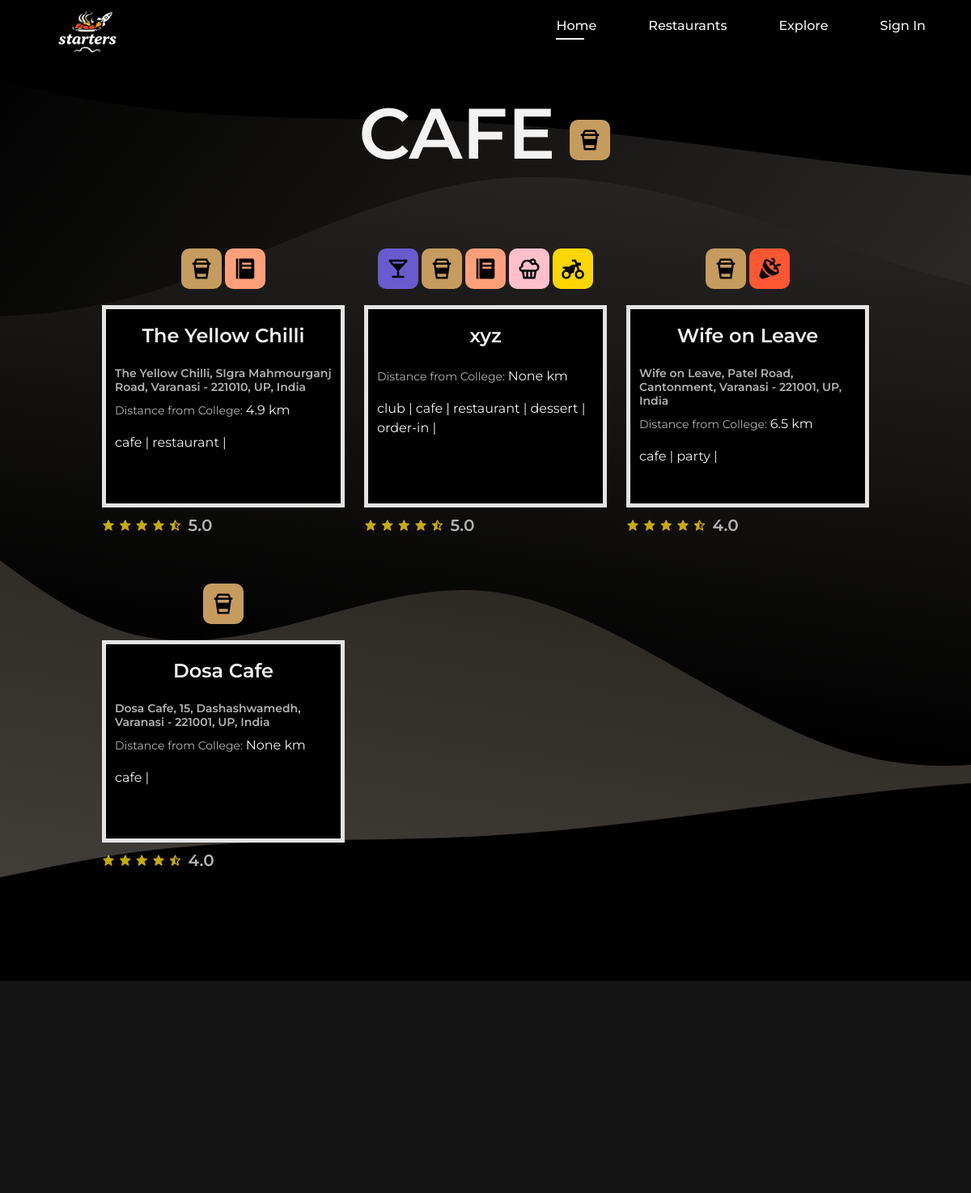
The page /tag/cafe/ on the database its author committed.
### rest/models.py (models this page shows, shortened)
class Tag(models.Model):
    name=models.CharField(max_length=50,unique=True)

class Restaurant(models.Model):
    name = models.CharField(max_length=255)
    address = models.TextField(blank=True)
    rating = models.DecimalField(max_digits=2, decimal_places=1, null=True, blank=True)  # Rating can be 1 to 5
    distance = models.DecimalField(max_digits=5, decimal_places=1, null=True, blank=True)
    latitude = models.FloatField(null=True, blank=True)  # Latitude from Geoapify API
    longitude = models.FloatField(null=True, blank=True)  # Longitude from Geoapify API
    main_image = models.ImageField(upload_to='restaurant_images',blank=True,null=True)
    description = models.TextField(blank=True, null=True) # Description about the restaurant
    date_posted=models.DateTimeField(default=timezone.now)
    posted_by=models.ForeignKey(settings.AUTH_USER_MODEL,on_delete=models.SET_DEFAULT,default=1)
    tags = models.ManyToManyField('Tag', related_name='restaurants', blank=True)

### rest/views.py (the view)
# urls.py: path('tag/<str:tag_name>/', views.restaurants_by_tag, name='restaurants_by_tag'),
def restaurants_by_tag(request, tag_name):
    tag = get_object_or_404(Tag, name=tag_name)
    restaurants = tag.restaurants.all()
    context = {
        'tag': tag,
        'restaurants': restaurants
    }
    return render(request, 'rest/restaurants_by_tag.html', context)

### templates/rest/restaurants_by_tag.html (shortened to what this page needs)
{% extends 'partials/base.html'%}
{% load static %}
{% block content %}
<section class="rest section" id="rest">
  <div class="rest_container container grid">
    <div class="by_tag">
      <h1 class="rest_title">
        {{tag.name|upper}}
      </h1>
        <img src="{% static 'assets/images/' %}/{{ tag.name }}.svg" class="rest-icon {{tag.name}}">
    </div>
    <div class="rest_cards grid">
      {% for restaurant in restaurants %}
      <article class="rest_card">
        <div class="rest-icons">                  {% for tag in restaurant.tags.all %}
          <img src="{% static 'assets/images/' %}/{{ tag.name }}.svg" class="rest-icon {{tag.name}}">
        {% endfor %}</div>
          <div class="rest_info_main">
            <a href="{% url 'rest:restaurant_detail' restaurant.id %}">
              <h2 class="rest_card-name">{{ restaurant.name }}</h2>
            <h3 class="rest_card-address">{{ restaurant.address }}</h3>
            <p class="rest_card-distance">Distance from College: <span>{{ restaurant.distance }} km</span></p>
            <ul class="rest_tags">
              {% for tag in restaurant.tags.all %}
                  <li>{{ tag.name }} | </li>
              {% endfor %}
          </ul>
            </a></div>
            <div class="rest_rating">
              <div class="stars">
                <i class='bx bxs-star' ></i>
                <i class='bx bxs-star' ></i>
                <i class='bx bxs-star' ></i>
                <i class='bx bxs-star' ></i>
                <i class='bx bxs-star-half' ></i>
              </div>
            <h3 class="rest_card-rating">{{ restaurant.rating }}</h3>
          </div>
      </article>
      {% endfor %}
    </div>
  </div>
 </section>
{% endblock %}

### static/assets/css/style.css (style rules this page uses)
:root { --header-height: 3.5rem; --title-color: hsl(0, 0%, 95%); --text-color: hsl(0, 0%, 70%); --text-color-light: hsl(0, 0%, 60%); --body-color: hsl(0, 0%, 0%); --container-color: hsl(0, 0%, 8%); --body-font: "Poppins", sans-serif; --second-font: "Montserrat", sans-serif; --biggest-font-size: 2.75rem; --h1-font-size: 1.5rem; --h2-font-size: 1.25rem; --h3-font-size: 1rem; --normal-font-size: .938rem; --small-font-size: .813rem; --smaller-font-size: .75rem; --font-regular: 400; --font-medium: 500; --font-semi-bold: 600; --z-tooltip: 10; --z-fixed: 100; }
@media screen and (min-width: 1152px) { :root { --biggest-font-size: 5.5rem; --h1-font-size: 2.5rem; --h2-font-size: 1.5rem; --h3-font-size: 1.25rem; --normal-font-size: 1rem; --small-font-size: .875rem; --smaller-font-size: .813rem; } }
* { box-sizing: border-box; padding: 0; margin: 0; }
html { scroll-behavior: smooth; }
body { display: flex; flex-direction: column; min-height: 100vh; }
body, button, input { font-family: var(--body-font); font-size: var(--normal-font-size); color: var(--text-color); }
body { background-color: var(--body-color); }
h1, h2, h3, h4 { color: var(--title-color); font-family: var(--second-font); font-weight: var(--font-semi-bold); }
ul { list-style: none; display: flex; }
a { text-decoration: none; }
img { display: block; max-width: 100%; height: auto; }
.container { max-width: 1120px; margin: 0 auto; padding: 0 1rem; }
.grid { display: grid; gap: 1.5rem; }
.section { padding-block: 5rem 1rem; }
@media screen and (min-width:1152px) { .container { margin-inline: auto; } }
@media screen and (min-width:1152px) { .section { padding-block: 7rem 2rem; } }
.rest { position: relative; background-color: black; background: url('../images/vector.svg'); background-size: cover; background-repeat: no-repeat; background-position: center; width: 100%; }
.rest h2 { text-align: center; padding: 0.5rem; margin: 1rem; }
.by_tag { display: flex; align-items: center; column-gap: 1rem; justify-content: center; }
.rest_title { font-size: var(--biggest-font-size); margin-bottom: 1rem; }
.rest_cards { margin: 1.5rem; padding: 15px 0px; grid-template-columns: repeat(auto-fit,300px); row-gap: 1.5rem; justify-content: center; }
.rest_card { background-color: rgba(128, 128, 128, 0); row-gap: 10px; display: flex; flex-direction: column; position: relative; overflow: hidden; align-items: center; justify-content: space-between; transition: transform 0.3s ease; }
.rest-icons { min-height: 70px; position: relative; width: 100%; display: flex; flex-wrap: wrap; padding: 0.5rem 0; justify-content: center; row-gap: 5px; }
.rest-icon { position: relative; width: 50px; padding: 10px ; margin: 2px; background-color: wheat; border-radius: 10px; }
.rest_info_main { cursor: pointer; height: 250px; align-content:baseline; padding: 0 1rem; row-gap: 0.1rem; background-color:black; box-shadow: inset 0 0 0 5px #e4e4e4; width: 300px; }
.stars { color: rgb(199, 171, 12); font-size: 1rem; font-weight: 100; }
.rest_rating { width: 100%; align-items:baseline; display: flex; column-gap: 0.5rem; min-height: 50px; }
.rest_card-rating { font-size: var(--h3-font-size); color: var(--title-color); font-family: var(--second-font); }
.rest_tags { padding: 0; font-size: var(--normal-font-size); color: var(--title-color); font-family: var(--second-font); flex-wrap: wrap; column-gap: 0.25rem; }
.rest_card-name { font-size: var(--h2-font-size); color: var(--title-color); padding: 0; }
.rest_card-address { font-size: var(--small-font-size); color: var(--text-color); font-family: var(--second-font); }
.rest_card-distance { font-size: var(--small-font-size); color: var(--text-color); font-family: var(--second-font); }
.rest_card-distance span { font-size: var(--normal-font-size); color: var(--title-color); }
.rest_card-rating { font-size: var(--h3-font-size); color: var(--text-color); font-family: var(--second-font); }
.cafe { background-color: #c59c5e; }
.party { background-color: #FF5733; }
.club { background-color: #6A5ACD; }
.restaurant { background-color: #FFA07A; }
.dessert { background-color: #FFC0CB; }
.order-in { background-color: #FFD700; }

### rows shown on the page
Tag: name "CAFE", name (picture), name "cafe"
Restaurant: name "The Yellow Chilli", address "The Yellow Chilli, SIgra Mahmourganj Road, Varanasi - 221010, UP, India", distance "4.9", rating "5.0"
Tag: name (picture), name "restaurant"
Restaurant: name "xyz", distance "None", rating "5.0"
Tag: name (picture), name "club"
Tag: name (picture), name "dessert"
Tag: name (picture), name "order-in"
Restaurant: name "Wife on Leave", address "Wife on Leave, Patel Road, Cantonment, Varanasi - 221001, UP, India", distance "6.5", rating "4.0"
Tag: name (picture), name "party"
Restaurant: name "Dosa Cafe", address "Dosa Cafe, 15, Dashashwamedh, Varanasi - 221001, UP, India", distance "None", rating "4.0"
